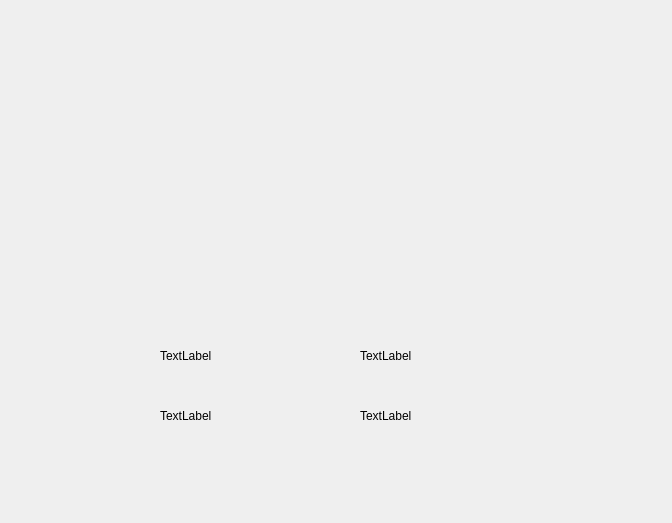
<?xml version="1.0" encoding="UTF-8"?>
<ui version="4.0">
 <class>Dialog</class>
 <widget class="QDialog" name="Dialog">
  <property name="geometry">
   <rect>
    <x>0</x>
    <y>0</y>
    <width>672</width>
    <height>523</height>
   </rect>
  </property>
  <property name="windowTitle">
   <string>Dialog</string>
  </property>
  <widget class="QLabel" name="label_1">
   <property name="geometry">
    <rect>
     <x>160</x>
     <y>340</y>
     <width>141</width>
     <height>31</height>
    </rect>
   </property>
   <property name="text">
    <string>TextLabel</string>
   </property>
  </widget>
  <widget class="QLabel" name="label_2">
   <property name="geometry">
    <rect>
     <x>360</x>
     <y>340</y>
     <width>141</width>
     <height>31</height>
    </rect>
   </property>
   <property name="text">
    <string>TextLabel</string>
   </property>
  </widget>
  <widget class="QLabel" name="label_3">
   <property name="geometry">
    <rect>
     <x>160</x>
     <y>400</y>
     <width>141</width>
     <height>31</height>
    </rect>
   </property>
   <property name="text">
    <string>TextLabel</string>
   </property>
  </widget>
  <widget class="QLabel" name="label_4">
   <property name="geometry">
    <rect>
     <x>360</x>
     <y>400</y>
     <width>141</width>
     <height>31</height>
    </rect>
   </property>
   <property name="text">
    <string>TextLabel</string>
   </property>
  </widget>
 </widget>
 <resources/>
 <connections/>
</ui>
